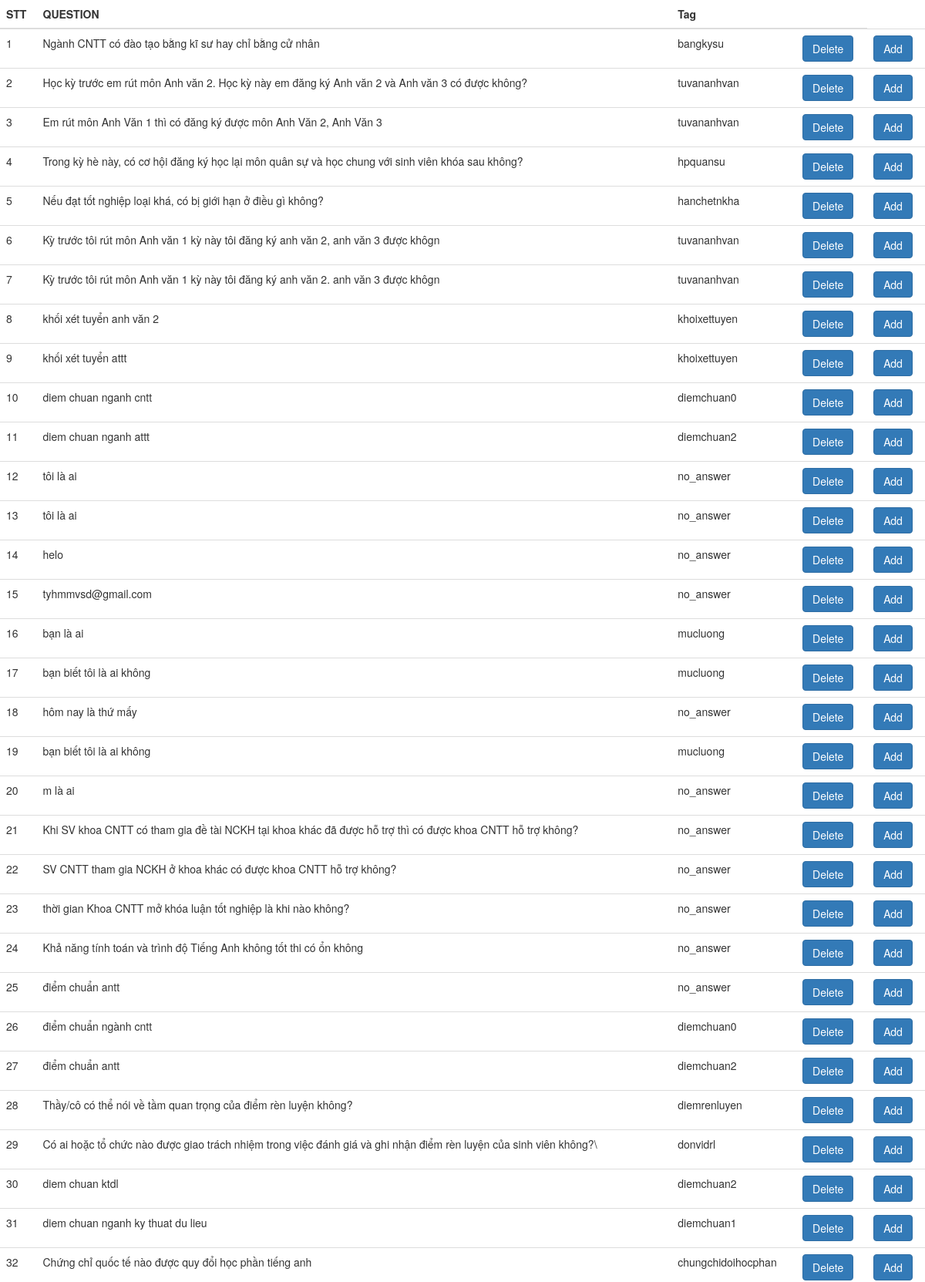
The app's page /sql (upper part) with its own data.
### tables this page shows
CREATE TABLE users (
  id INTEGER PRIMARY KEY AUTOINCREMENT,
  question TEXT NOT NULL,
  tag TEXT NOT NULL
);

### app.py (the view)
@app.route("/sql")
def my_sql():
    connection = Mysql.create_connection("sm_app.sqlite")
    select_users = "SELECT * from users"
    rows=Mysql.execute_read_query(connection, select_users)
    return render_template("index.html",rows = rows)

### Mysql.py (called while the page is built)
def create_connection(path):
    connection = None
    try:
        connection = sqlite3.connect(path)
        print("Connection to SQLite DB successful")
    except Error as e:
        print(f"The error '{e}' occurred")
    return connection

def execute_read_query(connection, query):
    cursor = connection.cursor()
    result = None
    try:
        cursor.execute(query)
        connection.commit()
        result = cursor.fetchall()
        return result
    except Error as e:
        print(f"The error '{e}' occurred")

### templates/index.html (shortened to what this page needs)
<!DOCTYPE html>
<html>
<head>
    <link href="http://netdna.bootstrapcdn.com/bootstrap/3.3.6/css/bootstrap.min.css" rel="stylesheet">
</head>
<body>
  <table class="table">
  <thead>
    <tr>
      <th scope="col">STT</th>
      <th scope="col">QUESTION</th>
      <th scope="col">Tag</th>
      <th scope="col"></th>
    </tr>
  </thead>
  <tbody>
    {% for row in rows %}
           <tr>
             <td>{{row[0]}}</td>
              <td>{{row[1]}}</td>
              <td>{{row[2]}}</td>
             <td>  <a href="\detele\{{row[0]}}" class="btn btn-primary stretched-link">Delete</a></td>
              <td>  <a href="\add_question\{{row[1]}}" class="btn btn-primary stretched-link">Add</a></td>
           </tr>
        {% endfor %}
  </tbody>
</table>
</body>
</html>

### records on screen
users: id "1", question "Ngành CNTT có đào tạo bằng kĩ sư hay chỉ bằng cử nhân", tag "bangkysu"
users: id "2", question "Học kỳ trước em rút môn Anh văn 2. Học kỳ này em đăng ký Anh văn 2 và Anh văn 3 có được không?", tag "tuvananhvan"
users: id "3", question "Em rút môn Anh Văn 1 thì có đăng ký được môn Anh Văn 2, Anh Văn 3", tag "tuvananhvan"
users: id "4", question "Trong kỳ hè này, có cơ hội đăng ký học lại môn quân sự và học chung với sinh viên khóa sau không?", tag "hpquansu"
users: id "5", question "Nếu đạt tốt nghiệp loại khá, có bị giới hạn ở điều gì không?", tag "hanchetnkha"
users: id "6", question "Kỳ trước tôi rút môn Anh văn 1 kỳ này tôi đăng ký anh văn 2, anh văn 3 được khôgn", tag "tuvananhvan"
users: id "7", question "Kỳ trước tôi rút môn Anh văn 1 kỳ này tôi đăng ký anh văn 2. anh văn 3 được khôgn", tag "tuvananhvan"
users: id "8", question "khối xét tuyển anh văn 2", tag "khoixettuyen"
users: id "9", question "khối xét tuyển attt", tag "khoixettuyen"
users: id "10", question "diem chuan nganh cntt", tag "diemchuan0"
users: id "11", question "diem chuan nganh attt", tag "diemchuan2"
users: id "12", question "tôi là ai", tag "no_answer"
users: id "13", question "tôi là ai", tag "no_answer"
users: id "14", question "helo", tag "no_answer"
users: id "15", question "tyhmmvsd@gmail.com", tag "no_answer"
users: id "16", question "bạn là ai", tag "mucluong"
users: id "17", question "bạn biết tôi là ai không", tag "mucluong"
users: id "18", question "hôm nay là thứ mấy", tag "no_answer"
users: id "19", question "bạn biết tôi là ai không", tag "mucluong"
users: id "20", question "m là ai", tag "no_answer"
users: id "21", question "Khi SV khoa CNTT có tham gia đề tài NCKH tại khoa khác đã được hỗ trợ thì có được khoa CNTT hỗ trợ không?", tag "no_answer"
users: id "22", question "SV CNTT tham gia NCKH ở khoa khác có được khoa CNTT hỗ trợ không?", tag "no_answer"
users: id "23", question "thời gian Khoa CNTT mở khóa luận tốt nghiệp là khi nào không?", tag "no_answer"
users: id "24", question "Khả năng tính toán và trình độ Tiếng Anh không tốt thi có ổn không", tag "no_answer"
users: id "25", question "điểm chuẩn antt", tag "no_answer"
users: id "26", question "điểm chuẩn ngành cntt", tag "diemchuan0"
users: id "27", question "điểm chuẩn antt", tag "diemchuan2"
users: id "28", question "Thầy/cô có thể nói về tầm quan trọng của điểm rèn luyện không?", tag "diemrenluyen"
users: id "29", question "Có ai hoặc tổ chức nào được giao trách nhiệm trong việc đánh giá và ghi nhận điểm rèn luyện của sinh viên không?\\", tag "donvidrl"
users: id "30", question "diem chuan ktdl", tag "diemchuan2"
users: id "31", question "diem chuan nganh ky thuat du lieu", tag "diemchuan1"
users: id "32", question "Chứng chỉ quốc tế nào được quy đổi học phần tiếng anh", tag "chungchidoihocphan"
